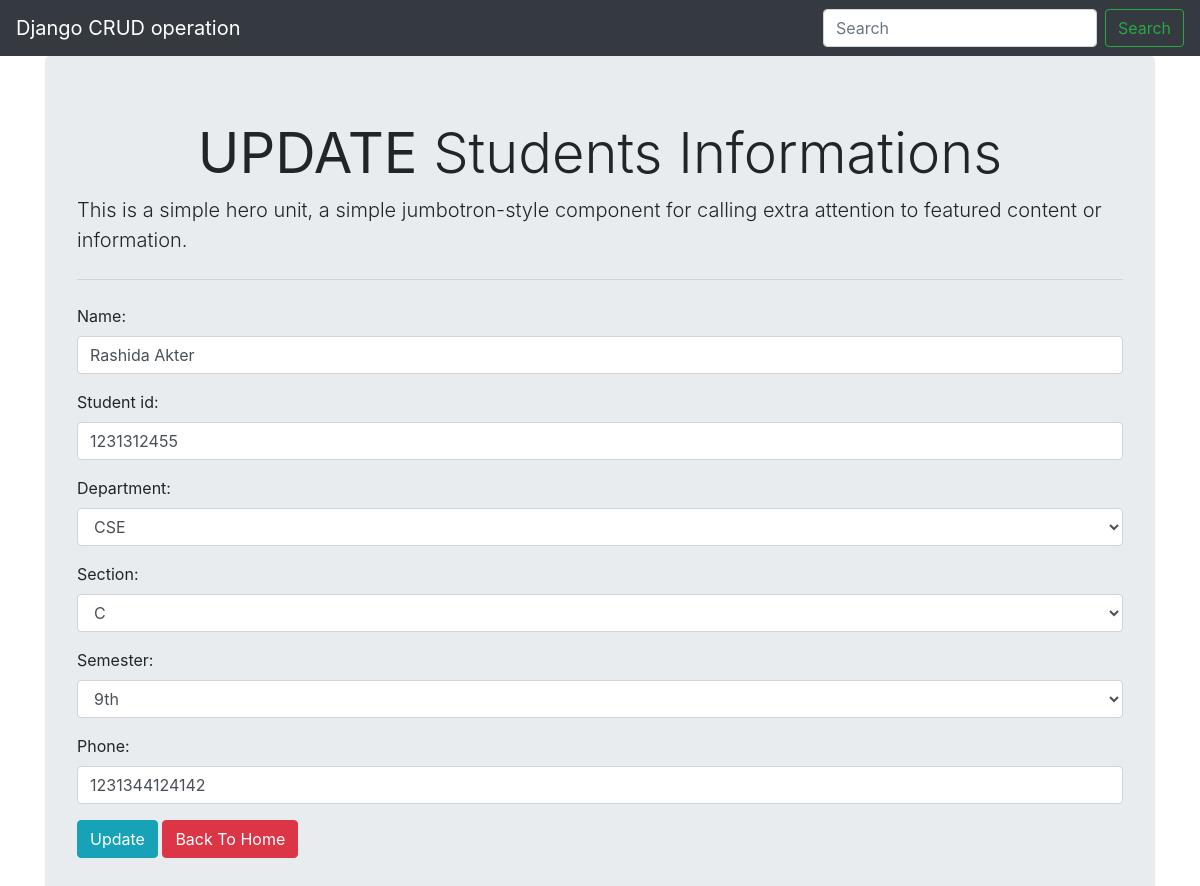
The app's page /update/3, older data.
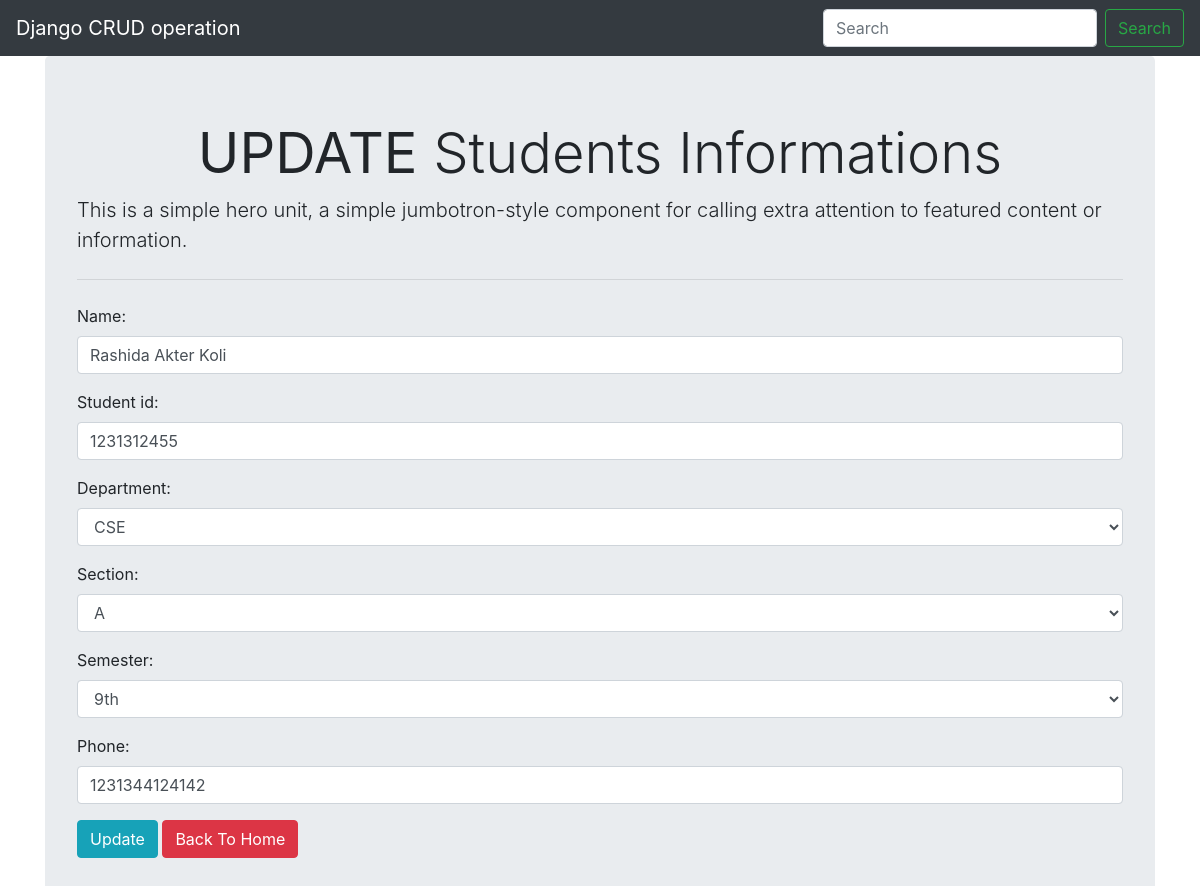
The same page, newer data.
### studentsinfo/models.py (models this page shows, shortened)
class Student(models.Model):
    name = models.CharField(max_length=20)
    student_id = models.IntegerField(default=0, blank=False, null=False)
    department = models.ForeignKey(Department, on_delete=models.CASCADE)
    section = models.ForeignKey(Section,on_delete=models.CASCADE)
    semester = models.ForeignKey(Semester, on_delete=models.CASCADE)
    phone = models.CharField(max_length=15)

class Department(models.Model):
    name = models.CharField(max_length=20)
    def __str__(self):
        return self.name

class Section(models.Model):
    name = models.CharField(max_length=5)
    def __str__(self):
        return self.name

class Semester(models.Model):
    name = models.CharField(max_length=15)
    def __str__(self):
        return self.name

### studentsinfo/views.py (the view)
# urls.py: path('update/<int:id>', views.update, name="update"),
def update(request,id):
    file = Student.objects.get(id=id)
    if request.method == 'POST':
        form = StudentForm(request.POST, instance=file)
        if form.is_valid():
            form.save()
            messages.success(request, 'Profile Updated.')
            return redirect('/')
    else:
        form=StudentForm(instance=file)
    return render(request, 'update.html', {'form':form})

### studentsinfo/forms.py
class StudentForm(ModelForm):
    class Meta:
        model = Student
        fields = ('name','student_id', 'department', 'section','semester', 'phone')
        widgets ={
            'name' : forms.TextInput(attrs={'class':'form-control'}),
            'student_id' : forms.TextInput(attrs={'class':'form-control'}),
            'department' : forms.Select(attrs={'class':'form-control'}),
            'section' : forms.Select(attrs={'class':'form-control'}),
            'semester' : forms.Select(attrs={'class':'form-control'}),
            'phone' : forms.TextInput(attrs={'class':'form-control'}),
        }

### templates/update.html (shortened to what this page needs)
{% extends 'base.html' %}
{% block heading %}
<h3 class="display-4 text-center" ><b>UPDATE</b> Students Informations</h3>
{% endblock heading %}
{% block content %}
<form action="" method="post">
    {{form.as_p}}
    <button type="submit" class="btn btn-info" >Update</button>
    <a href="{% url 'allstudent'%}" class="btn btn-danger">Back To Home</a>
</form>
{% endblock content %}

Row changes from the older to the newer data that the page shows:
changed Student "CSE": name "Rashida Akter" → "Rashida Akter Koli"; section "C" → "A"
